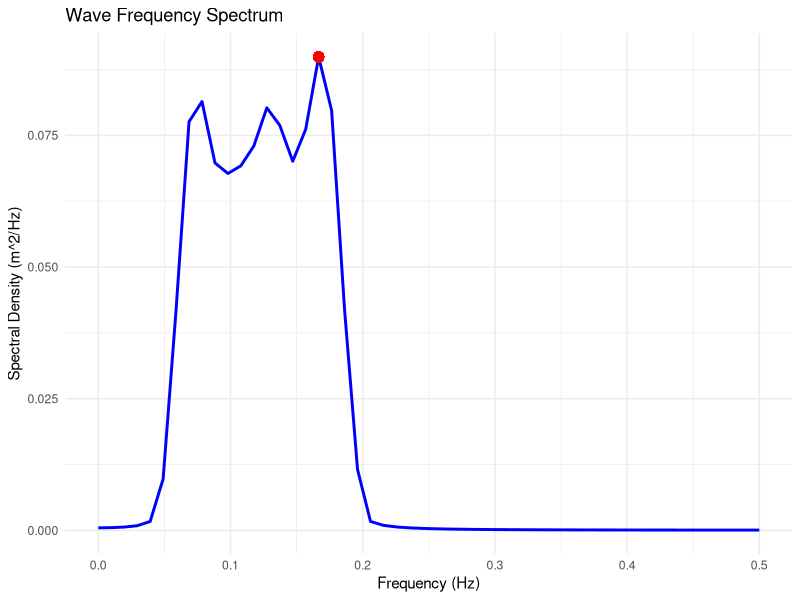
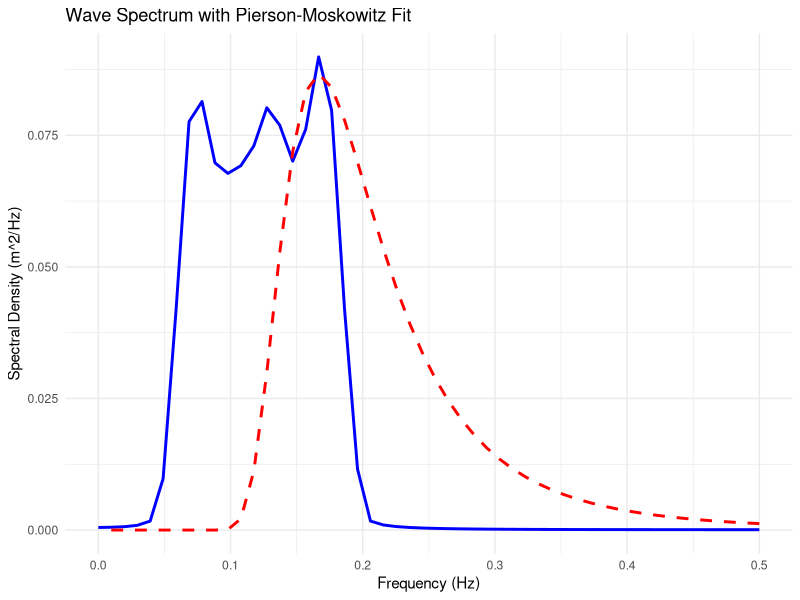

Reproduce these figures in R, in order.
library(ggplot2)

#read wave spectrum data
data <- read.table("data/WaveSpectrumFromFFT.txt", header=TRUE)
# Accesses the first column dynamically cause the column names have special characters like []
frequency <- data[[names(data)[1]]] 
spectrum <- data[[names(data)[2]]]


# -------------------------------- PART A --------------------------------

peak_index <- which.max(spectrum)
fp <- frequency[peak_index]  # Peak frequency
Tp <- 1 / fp                 # Peak wave period

cat("Peak Frequency (fp):", fp, "Hz\n")
cat("Peak Wave Period (Tp):", Tp, "seconds\n")

ggplot(data, aes(x = frequency, y = spectrum)) +
  geom_line(color = "blue", size = 1) +
  geom_point(aes(x = fp, y = max(spectrum)), color = "red", size = 3) +
  ggtitle("Wave Frequency Spectrum") +
  xlab("Frequency (Hz)") +
  ylab("Spectral Density (m^2/Hz)") +
  theme_minimal()


# -------------------------------- PART B --------------------------------

f_diffs <- diff(frequency)
print(f_diffs)
df <- f_diffs[1]
print(df)

m0 <- sum(spectrum) * df
cat("Zeroth Moment (m0):", m0, "\n")


# -------------------------------- PART C --------------------------------
Hs_spectral <- 4 * sqrt(m0)
cat("Spectral significant wave height:", Hs_spectral, "\n")


# -------------------------------- PART C --------------------------------
PM_spectrum <- (5 * Hs_spectral^2) / (16 * fp) * (frequency / fp)^(-5) * 
  exp(-5/4 * (frequency / fp)^(-4))


# -------------------------------- PART D --------------------------------
ggplot() +
  geom_line(data = data, aes(x = frequency, y = spectrum), color = "blue", size = 1, linetype = "solid") +
  geom_line(aes(x = frequency, y = PM_spectrum), color = "red", size = 1, linetype = "dashed") +
  ggtitle("Wave Spectrum with Pierson-Moskowitz Fit") +
  xlab("Frequency (Hz)") +
  ylab("Spectral Density (m^2/Hz)") +
  theme_minimal() +
  scale_color_manual(name = "Legend", values = c("Measured" = "blue", "P-M Model" = "red"))

# -------------------------------- PART E --------------------------------
#... see doc

